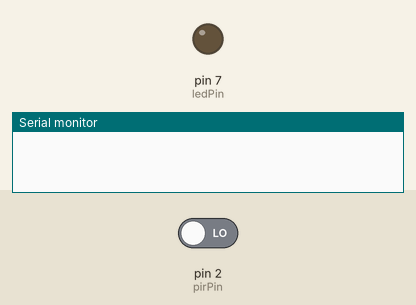
Recording of a sketch running on a simulated Arduino Uno, built with avr-gcc and run on an emulated ATmega328P. Parts: output pins drawn as LEDs (lit = HIGH), the last lines printed to the serial monitor. The inputs (shaded band) are chosen by the test bench; at power-on: pin 2 (pirPin) LOW.

Above: at 1.8 s.
1.9 s: pin 2 (pirPin) driven HIGH
At 2.7 s:
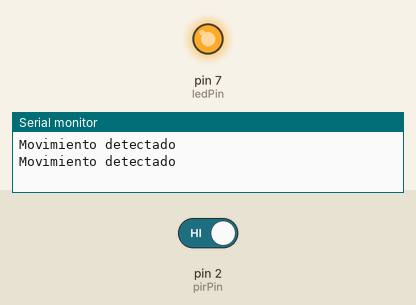
3.5 s: pin 2 (pirPin) driven LOW
At 3.8 s:
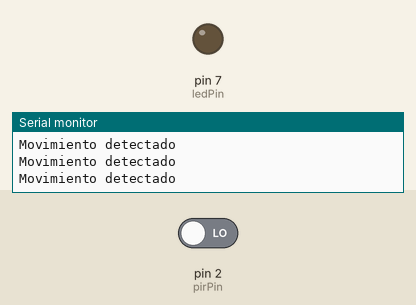
Timing chart, 0 to 6.5 s (numbered marks = the images above; inputs shaded):
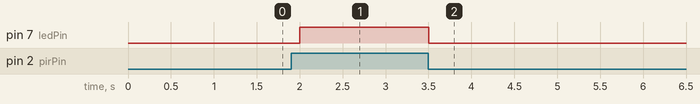

The sketch:

PRI_Sensor.ino
```cpp
int pirPin = 2;    // Pin donde está conectado el sensor PIR
int ledPin = 7;    // Pin donde está conectado el LED

void setup() {
  pinMode(pirPin, INPUT);
  pinMode(ledPin, OUTPUT);
  Serial.begin(9600);
}

void loop() {
  int sensorState = digitalRead(pirPin);

  if (sensorState == HIGH) {
    digitalWrite(ledPin, HIGH);
    Serial.println("Movimiento detectado");
  } else {
    digitalWrite(ledPin, LOW);
  }

  delay(500);
}
```

Measured:
- after the input at 1.9 s, pin 7 (ledPin): LOW → HIGH after 0.10 s
- after the input at 3.5 s, pin 7 (ledPin): HIGH → LOW at once
